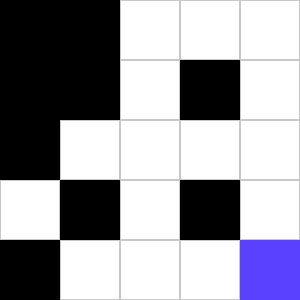

A level layout from a 2D game, rendered from its tile map. Below: a short description, then the map file with its tile-grid data intact:
An orthogonal 5x5 tile map with 60x60 px tiles, 3 tile layers (Hidden Traps, Floor, Objects).

<map version="1.2" tiledversion="1.2.2" orientation="orthogonal" renderorder="right-down" width="5" height="5" tilewidth="60" tileheight="60" infinite="0" nextlayerid="4" nextobjectid="1">
 <tileset firstgid="1" source="../data/objects.tsx" />
 <layer id="3" name="Hidden Traps" width="5" height="5">
  <data encoding="csv">
0,0,0,0,0,
0,0,0,0,0,
0,0,0,0,0,
0,0,0,0,0,
0,0,0,0,0
</data>
 </layer>
 <layer id="1" name="Floor" width="5" height="5">
  <data encoding="csv">
2,2,2,2,2,
2,2,2,2,2,
2,2,2,2,2,
2,2,2,2,2,
2,2,2,2,2
</data>
 </layer>
 <layer id="2" name="Objects" width="5" height="5">
  <data encoding="csv">
5,5,0,0,0,
5,5,0,5,0,
5,0,0,0,0,
0,5,0,5,0,
5,0,0,0,7
</data>
 </layer>
</map>
